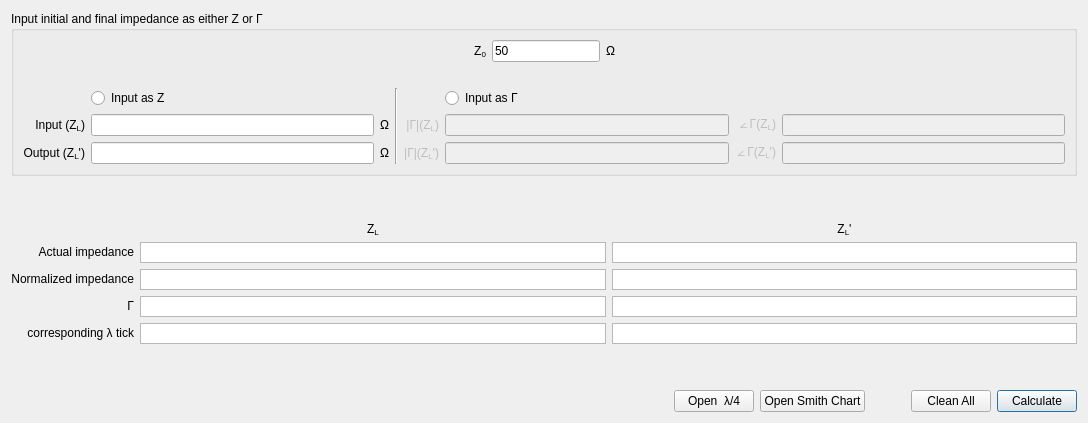
                <widget class="QWidget" name="tab_6">
                 <attribute name="title">
                  <string notr="true">Smith Chart</string>
                 </attribute>
                 <layout class="QVBoxLayout" name="verticalLayout_19">
                  <item>
                   <layout class="QVBoxLayout" name="verticalLayout_18">
                    <item>
                     <widget class="QGroupBox" name="groupBox_6">
                      <property name="title">
                       <string>Input initial and final impedance as either Z or Γ</string>
                      </property>
                      <layout class="QHBoxLayout" name="horizontalLayout_3">
                       <item>
                        <layout class="QVBoxLayout" name="verticalLayout_17">
                         <item>
                          <layout class="QHBoxLayout" name="horizontalLayout_8">
                           <item>
                            <spacer name="horizontalSpacer_19">
                             <property name="orientation">
                              <enum>Qt::Horizontal</enum>
                             </property>
                             <property name="sizeType">
                              <enum>QSizePolicy::Fixed</enum>
                             </property>
                             <property name="sizeHint" stdset="0">
                              <size>
                               <width>450</width>
                               <height>20</height>
                              </size>
                             </property>
                            </spacer>
                           </item>
                           <item>
                            <widget class="QLabel" name="label_103">
                             <property name="sizePolicy">
                              <sizepolicy hsizetype="Minimum" vsizetype="Preferred">
                               <horstretch>0</horstretch>
                               <verstretch>0</verstretch>
                              </sizepolicy>
                             </property>
                             <property name="text">
                              <string>&lt;html&gt;&lt;head/&gt;&lt;body&gt;&lt;p&gt;Z&lt;span style=&quot; vertical-align:sub;&quot;&gt;0&lt;/span&gt;&lt;/p&gt;&lt;/body&gt;&lt;/html&gt;</string>
                             </property>
                             <property name="alignment">
                              <set>Qt::AlignRight|Qt::AlignTrailing|Qt::AlignVCenter</set>
                             </property>
                            </widget>
                           </item>
                           <item>
                            <widget class="QLineEdit" name="Z0_box2">
                             <property name="inputMask">
                              <string/>
                             </property>
                             <property name="text">
                              <string>50</string>
                             </property>
                            </widget>
                           </item>
                           <item>
                            <widget class="QLabel" name="label_104">
                             <property name="sizePolicy">
                              <sizepolicy hsizetype="Minimum" vsizetype="Preferred">
                               <horstretch>0</horstretch>
                               <verstretch>0</verstretch>
                              </sizepolicy>
                             </property>
                             <property name="text">
                              <string>&lt;html&gt;&lt;head/&gt;&lt;body&gt;&lt;p&gt;Ω&lt;/p&gt;&lt;/body&gt;&lt;/html&gt;</string>
                             </property>
                             <property name="alignment">
                              <set>Qt::AlignLeading|Qt::AlignLeft|Qt::AlignVCenter</set>
                             </property>
                            </widget>
                           </item>
                           <item>
                            <spacer name="horizontalSpacer_18">
                             <property name="orientation">
                              <enum>Qt::Horizontal</enum>
                             </property>
                             <property name="sizeType">
                              <enum>QSizePolicy::Fixed</enum>
                             </property>
                             <property name="sizeHint" stdset="0">
                              <size>
                               <width>450</width>
                               <height>20</height>
                              </size>
                             </property>
                            </spacer>
                           </item>
                          </layout>
                         </item>
                         <item>
                          <spacer name="verticalSpacer_15">
                           <property name="orientation">
                            <enum>Qt::Vertical</enum>
                           </property>
                           <property name="sizeType">
                            <enum>QSizePolicy::Minimum</enum>
                           </property>
                           <property name="sizeHint" stdset="0">
                            <size>
                             <width>10</width>
                             <height>20</height>
                            </size>
                           </property>
                          </spacer>
                         </item>
                         <item>
                          <layout class="QGridLayout" name="gridLayout_10">
                           <item row="0" column="3" rowspan="3">
                            <widget class="Line" name="line_8">
                             <property name="orientation">
                              <enum>Qt::Vertical</enum>
                             </property>
                            </widget>
                           </item>
                           <item row="1" column="1">
                            <widget class="QLineEdit" name="Z_in_box"/>
                           </item>
                           <item row="2" column="6">
                            <widget class="QLabel" name="label_268">
                             <property name="enabled">
                              <bool>false</bool>
                             </property>
                             <property name="text">
                              <string>&lt;html&gt;&lt;head/&gt;&lt;body&gt;&lt;p&gt;∠Γ(Z&lt;span style=&quot; vertical-align:sub;&quot;&gt;L&lt;/span&gt;')&lt;/p&gt;&lt;/body&gt;&lt;/html&gt;</string>
                             </property>
                             <property name="alignment">
                              <set>Qt::AlignRight|Qt::AlignTrailing|Qt::AlignVCenter</set>
                             </property>
                            </widget>
                           </item>
                           <item row="2" column="4">
                            <widget class="QLabel" name="label_269">
                             <property name="enabled">
                              <bool>false</bool>
                             </property>
                             <property name="text">
                              <string>&lt;html&gt;&lt;head/&gt;&lt;body&gt;&lt;p&gt;|Γ|(Z&lt;span style=&quot; vertical-align:sub;&quot;&gt;L&lt;/span&gt;')&lt;/p&gt;&lt;/body&gt;&lt;/html&gt;</string>
                             </property>
                             <property name="alignment">
                              <set>Qt::AlignRight|Qt::AlignTrailing|Qt::AlignVCenter</set>
                             </property>
                            </widget>
                           </item>
                           <item row="1" column="0">
                            <widget class="QLabel" name="label_76">
                             <property name="sizePolicy">
                              <sizepolicy hsizetype="Minimum" vsizetype="Preferred">
                               <horstretch>0</horstretch>
                               <verstretch>0</verstretch>
                              </sizepolicy>
                             </property>
                             <property name="text">
                              <string>Input (Z&lt;sub&gt;L&lt;/sub&gt;)</string>
                             </property>
                             <property name="alignment">
                              <set>Qt::AlignRight|Qt::AlignTrailing|Qt::AlignVCenter</set>
                             </property>
                            </widget>
                           </item>
                           <item row="1" column="2">
                            <widget class="QLabel" name="label_91">
                             <property name="sizePolicy">
                              <sizepolicy hsizetype="Minimum" vsizetype="Preferred">
                               <horstretch>0</horstretch>
                               <verstretch>0</verstretch>
                              </sizepolicy>
                             </property>
                             <property name="text">
                              <string>&lt;html&gt;&lt;head/&gt;&lt;body&gt;&lt;p&gt;Ω&lt;/p&gt;&lt;/body&gt;&lt;/html&gt;</string>
                             </property>
                             <property name="alignment">
                              <set>Qt::AlignLeading|Qt::AlignLeft|Qt::AlignVCenter</set>
                             </property>
                            </widget>
                           </item>
                           <item row="2" column="1">
                            <widget class="QLineEdit" name="Z_out_box"/>
                           </item>
                           <item row="2" column="2">
                            <widget class="QLabel" name="label_92">
                             <property name="sizePolicy">
                              <sizepolicy hsizetype="Minimum" vsizetype="Preferred">
                               <horstretch>0</horstretch>
                               <verstretch>0</verstretch>
                              </sizepolicy>
                             </property>
                             <property name="text">
                              <string>&lt;html&gt;&lt;head/&gt;&lt;body&gt;&lt;p&gt;Ω&lt;/p&gt;&lt;/body&gt;&lt;/html&gt;</string>
                             </property>
                             <property name="alignment">
                              <set>Qt::AlignLeading|Qt::AlignLeft|Qt::AlignVCenter</set>
                             </property>
                            </widget>
                           </item>
                           <item row="2" column="7">
                            <widget class="QLineEdit" name="ZS_box_8">
                             <property name="enabled">
                              <bool>false</bool>
                             </property>
                            </widget>
                           </item>
                           <item row="1" column="4">
                            <widget class="QLabel" name="label_267">
                             <property name="enabled">
                              <bool>false</bool>
                             </property>
                             <property name="text">
                              <string>&lt;html&gt;&lt;head/&gt;&lt;body&gt;&lt;p&gt;|Γ|(Z&lt;span style=&quot; vertical-align:sub;&quot;&gt;L&lt;/span&gt;)&lt;/p&gt;&lt;/body&gt;&lt;/html&gt;</string>
                             </property>
                             <property name="alignment">
                              <set>Qt::AlignRight|Qt::AlignTrailing|Qt::AlignVCenter</set>
                             </property>
                            </widget>
                           </item>
                           <item row="1" column="6">
                            <widget class="QLabel" name="label_266">
                             <property name="enabled">
                              <bool>false</bool>
                             </property>
                             <property name="text">
                              <string>&lt;html&gt;&lt;head/&gt;&lt;body&gt;&lt;p&gt;∠Γ(Z&lt;span style=&quot; vertical-align:sub;&quot;&gt;L&lt;/span&gt;)&lt;/p&gt;&lt;/body&gt;&lt;/html&gt;</string>
                             </property>
                             <property name="alignment">
                              <set>Qt::AlignRight|Qt::AlignTrailing|Qt::AlignVCenter</set>
                             </property>
                            </widget>
                           </item>
                           <item row="1" column="7">
                            <widget class="QLineEdit" name="ZS_box_6">
                             <property name="enabled">
                              <bool>false</bool>
                             </property>
                            </widget>
                           </item>
                           <item row="1" column="5">
                            <widget class="QLineEdit" name="ZS_box_9">
                             <property name="enabled">
                              <bool>false</bool>
                             </property>
                            </widget>
                           </item>
                           <item row="2" column="5">
                            <widget class="QLineEdit" name="ZS_box_7">
                             <property name="enabled">
                              <bool>false</bool>
                             </property>
                            </widget>
                           </item>
                           <item row="2" column="0">
                            <widget class="QLabel" name="label_75">
                             <property name="sizePolicy">
                              <sizepolicy hsizetype="Minimum" vsizetype="Preferred">
                               <horstretch>0</horstretch>
                               <verstretch>0</verstretch>
                              </sizepolicy>
                             </property>
                             <property name="text">
                              <string>&lt;html&gt;&lt;head/&gt;&lt;body&gt;&lt;p&gt;Output (Z&lt;span style=&quot; vertical-align:sub;&quot;&gt;L&lt;/span&gt;')&lt;/p&gt;&lt;/body&gt;&lt;/html&gt;</string>
                             </property>
                             <property name="alignment">
                              <set>Qt::AlignRight|Qt::AlignTrailing|Qt::AlignVCenter</set>
                             </property>
                            </widget>
                           </item>
                           <item row="0" column="5" colspan="3">
                            <widget class="QRadioButton" name="radioButton_2">
                             <property name="text">
                              <string>Input as Γ</string>
                             </property>
                            </widget>
                           </item>
                           <item row="0" column="1" colspan="2">
                            <widget class="QRadioButton" name="radioButton">
                             <property name="text">
                              <string>Input as Z</string>
                             </property>
                            </widget>
                           </item>
                          </layout>
                         </item>
                        </layout>
                       </item>
                      </layout>
                     </widget>
                    </item>
                    <item>
                     <spacer name="verticalSpacer_17">
                      <property name="orientation">
                       <enum>Qt::Vertical</enum>
                      </property>
                      <property name="sizeHint" stdset="0">
                       <size>
                        <width>20</width>
                        <height>40</height>
                       </size>
                      </property>
                     </spacer>
                    </item>
                    <item>
                     <layout class="QGridLayout" name="gridLayout_11">
                      <item row="0" column="1">
                       <widget class="QLabel" name="label_99">
                        <property name="sizePolicy">
                         <sizepolicy hsizetype="Expanding" vsizetype="Fixed">
                          <horstretch>0</horstretch>
                          <verstretch>0</verstretch>
                         </sizepolicy>
                        </property>
                        <property name="maximumSize">
                         <size>
                          <width>16777215</width>
                          <height>21</height>
                         </size>
                        </property>
                        <property name="text">
                         <string>&lt;html&gt;&lt;head/&gt;&lt;body&gt;&lt;p&gt;Z&lt;span style=&quot; vertical-align:sub;&quot;&gt;L&lt;/span&gt;&lt;/p&gt;&lt;/body&gt;&lt;/html&gt;</string>
                        </property>
                        <property name="alignment">
                         <set>Qt::AlignCenter</set>
                        </property>
                       </widget>
                      </item>
                      <item row="0" column="2">
                       <widget class="QLabel" name="label_100">
                        <property name="sizePolicy">
                         <sizepolicy hsizetype="Expanding" vsizetype="Fixed">
                          <horstretch>0</horstretch>
                          <verstretch>0</verstretch>
                         </sizepolicy>
                        </property>
                        <property name="maximumSize">
                         <size>
                          <width>16777215</width>
                          <height>21</height>
                         </size>
                        </property>
                        <property name="text">
                         <string>&lt;html&gt;&lt;head/&gt;&lt;body&gt;&lt;p&gt;Z&lt;span style=&quot; vertical-align:sub;&quot;&gt;L&lt;/span&gt;'&lt;/p&gt;&lt;/body&gt;&lt;/html&gt;</string>
                        </property>
                        <property name="alignment">
                         <set>Qt::AlignCenter</set>
                        </property>
                       </widget>
                      </item>
                      <item row="1" column="0">
                       <widget class="QLabel" name="label_94">
                        <property name="sizePolicy">
                         <sizepolicy hsizetype="Minimum" vsizetype="Fixed">
                          <horstretch>0</horstretch>
                          <verstretch>0</verstretch>
                         </sizepolicy>
                        </property>
                        <property name="text">
                         <string>&lt;html&gt;&lt;head/&gt;&lt;body&gt;&lt;p&gt;Actual impedance&lt;/p&gt;&lt;/body&gt;&lt;/html&gt;</string>
                        </property>
                        <property name="alignment">
                         <set>Qt::AlignRight|Qt::AlignTrailing|Qt::AlignVCenter</set>
                        </property>
                       </widget>
                      </item>
                      <item row="1" column="1">
                       <widget class="QTextBrowser" name="z_in_box_2">
                        <property name="sizePolicy">
                         <sizepolicy hsizetype="MinimumExpanding" vsizetype="Expanding">
                          <horstretch>0</horstretch>
                          <verstretch>0</verstretch>
                         </sizepolicy>
                        </property>
                        <property name="maximumSize">
                         <size>
                          <width>16777215</width>
                          <height>21</height>
                         </size>
                        </property>
                        <property name="verticalScrollBarPolicy">
                         <enum>Qt::ScrollBarAlwaysOff</enum>
                        </property>
                       </widget>
                      </item>
                      <item row="1" column="2">
                       <widget class="QTextBrowser" name="z_in_box_5">
                        <property name="sizePolicy">
                         <sizepolicy hsizetype="MinimumExpanding" vsizetype="Expanding">
                          <horstretch>0</horstretch>
                          <verstretch>0</verstretch>
                         </sizepolicy>
                        </property>
                        <property name="maximumSize">
                         <size>
                          <width>16777215</width>
                          <height>21</height>
                         </size>
                        </property>
                        <property name="verticalScrollBarPolicy">
                         <enum>Qt::ScrollBarAlwaysOff</enum>
                        </property>
                       </widget>
                      </item>
                      <item row="2" column="0">
                       <widget class="QLabel" name="label_93">
                        <property name="sizePolicy">
                         <sizepolicy hsizetype="Minimum" vsizetype="Fixed">
                          <horstretch>0</horstretch>
                          <verstretch>0</verstretch>
                         </sizepolicy>
                        </property>
                        <property name="text">
                         <string>&lt;html&gt;&lt;head/&gt;&lt;body&gt;&lt;p&gt;Normalized impedance&lt;/p&gt;&lt;/body&gt;&lt;/html&gt;</string>
                        </property>
                        <property name="alignment">
                         <set>Qt::AlignRight|Qt::AlignTrailing|Qt::AlignVCenter</set>
                        </property>
                       </widget>
                      </item>
                      <item row="2" column="1">
                       <widget class="QTextBrowser" name="z_in_box">
                        <property name="sizePolicy">
                         <sizepolicy hsizetype="MinimumExpanding" vsizetype="Expanding">
                          <horstretch>0</horstretch>
                          <verstretch>0</verstretch>
                         </sizepolicy>
                        </property>
                        <property name="maximumSize">
                         <size>
                          <width>16777215</width>
                          <height>21</height>
                         </size>
                        </property>
                        <property name="verticalScrollBarPolicy">
                         <enum>Qt::ScrollBarAlwaysOff</enum>
                        </property>
                       </widget>
                      </item>
                      <item row="2" column="2">
                       <widget class="QTextBrowser" name="z_out_box">
                        <property name="sizePolicy">
                         <sizepolicy hsizetype="MinimumExpanding" vsizetype="Expanding">
                          <horstretch>0</horstretch>
                          <verstretch>0</verstretch>
                         </sizepolicy>
                        </property>
                        <property name="maximumSize">
                         <size>
                          <width>16777215</width>
                          <height>21</height>
                         </size>
                        </property>
                        <property name="verticalScrollBarPolicy">
                         <enum>Qt::ScrollBarAlwaysOff</enum>
                        </property>
                       </widget>
                      </item>
                      <item row="3" column="0">
                       <widget class="QLabel" name="label_96">
                        <property name="sizePolicy">
                         <sizepolicy hsizetype="Minimum" vsizetype="Fixed">
                          <horstretch>0</horstretch>
                          <verstretch>0</verstretch>
                         </sizepolicy>
                        </property>
                        <property name="text">
                         <string>&lt;html&gt;&lt;head/&gt;&lt;body&gt;&lt;p&gt;Γ&lt;/p&gt;&lt;/body&gt;&lt;/html&gt;</string>
                        </property>
                        <property name="alignment">
                         <set>Qt::AlignRight|Qt::AlignTrailing|Qt::AlignVCenter</set>
                        </property>
                       </widget>
                      </item>
                      <item row="3" column="1">
                       <widget class="QTextBrowser" name="gamma_zin_box">
                        <property name="sizePolicy">
                         <sizepolicy hsizetype="MinimumExpanding" vsizetype="Expanding">
                          <horstretch>0</horstretch>
                          <verstretch>0</verstretch>
                         </sizepolicy>
                        </property>
                        <property name="maximumSize">
                         <size>
                          <width>16777215</width>
                          <height>21</height>
                         </size>
                        </property>
                        <property name="verticalScrollBarPolicy">
                         <enum>Qt::ScrollBarAlwaysOff</enum>
                        </property>
                       </widget>
                      </item>
                      <item row="3" column="2">
                       <widget class="QTextBrowser" name="gamma_zout_box">
                        <property name="sizePolicy">
                         <sizepolicy hsizetype="MinimumExpanding" vsizetype="Expanding">
                          <horstretch>0</horstretch>
                          <verstretch>0</verstretch>
                         </sizepolicy>
                        </property>
                        <property name="maximumSize">
                         <size>
                          <width>16777215</width>
                          <height>21</height>
                         </size>
                        </property>
                        <property name="verticalScrollBarPolicy">
                         <enum>Qt::ScrollBarAlwaysOff</enum>
                        </property>
                       </widget>
                      </item>
                      <item row="4" column="0">
                       <widget class="QLabel" name="label_97">
                        <property name="sizePolicy">
                         <sizepolicy hsizetype="Minimum" vsizetype="Fixed">
                          <horstretch>0</horstretch>
                          <verstretch>0</verstretch>
                         </sizepolicy>
                        </property>
                        <property name="text">
                         <string>&lt;html&gt;&lt;head/&gt;&lt;body&gt;&lt;p&gt;corresponding λ tick&lt;/p&gt;&lt;/body&gt;&lt;/html&gt;</string>
                        </property>
                        <property name="alignment">
                         <set>Qt::AlignRight|Qt::AlignTrailing|Qt::AlignVCenter</set>
                        </property>
                       </widget>
                      </item>
                      <item row="4" column="1">
                       <widget class="QTextBrowser" name="lambda_tick_zin_box">
                        <property name="sizePolicy">
                         <sizepolicy hsizetype="MinimumExpanding" vsizetype="Expanding">
                          <horstretch>0</horstretch>
                          <verstretch>0</verstretch>
                         </sizepolicy>
                        </property>
                        <property name="maximumSize">
                         <size>
                          <width>16777215</width>
                          <height>21</height>
                         </size>
                        </property>
                        <property name="verticalScrollBarPolicy">
                         <enum>Qt::ScrollBarAlwaysOff</enum>
                        </property>
                       </widget>
                      </item>
                      <item row="4" column="2">
                       <widget class="QTextBrowser" name="lambda_tick_zout_box">
                        <property name="sizePolicy">
                         <sizepolicy hsizetype="MinimumExpanding" vsizetype="Expanding">
                          <horstretch>0</horstretch>
                          <verstretch>0</verstretch>
                         </sizepolicy>
                        </property>
                        <property name="maximumSize">
                         <size>
                          <width>16777215</width>
                          <height>21</height>
                         </size>
                        </property>
                        <property name="verticalScrollBarPolicy">
                         <enum>Qt::ScrollBarAlwaysOff</enum>
                        </property>
                       </widget>
                      </item>
                     </layout>
                    </item>
                    <item>
                     <spacer name="verticalSpacer_9">
                      <property name="orientation">
                       <enum>Qt::Vertical</enum>
                      </property>
                      <property name="sizeType">
                       <enum>QSizePolicy::Fixed</enum>
                      </property>
                      <property name="sizeHint" stdset="0">
                       <size>
                        <width>20</width>
                        <height>40</height>
                       </size>
                      </property>
                     </spacer>
                    </item>
                    <item>
                     <layout class="QHBoxLayout" name="horizontalLayout_5">
                      <item>
                       <spacer name="horizontalSpacer_16">
                        <property name="orientation">
                         <enum>Qt::Horizontal</enum>
                        </property>
                        <property name="sizeHint" stdset="0">
                         <size>
                          <width>40</width>
                          <height>20</height>
                         </size>
                        </property>
                       </spacer>
                      </item>
                      <item>
                       <widget class="QPushButton" name="open_lambda4_button">
                        <property name="text">
                         <string>Open  λ/4</string>
                        </property>
                       </widget>
                      </item>
                      <item>
                       <widget class="QPushButton" name="Show_Smith">
                        <property name="text">
                         <string>Open Smith Chart</string>
                        </property>
                       </widget>
                      </item>
                      <item>
                       <spacer name="horizontalSpacer_17">
                        <property name="orientation">
                         <enum>Qt::Horizontal</enum>
                        </property>
                        <property name="sizeType">
                         <enum>QSizePolicy::Minimum</enum>
                        </property>
                        <property name="sizeHint" stdset="0">
                         <size>
                          <width>40</width>
                          <height>20</height>
                         </size>
                        </property>
                       </spacer>
                      </item>
                      <item>
                       <widget class="QPushButton" name="clean_all_button213">
                        <property name="text">
                         <string>Clean All</string>
                        </property>
                       </widget>
                      </item>
                      <item>
                       <widget class="QPushButton" name="Calculate_quarter">
                        <property name="text">
                         <string>Calculate</string>
                        </property>
                        <property name="default">
                         <bool>true</bool>
                        </property>
                       </widget>
                      </item>
                     </layout>
                    </item>
                   </layout>
                  </item>
                 </layout>
                </widget>
